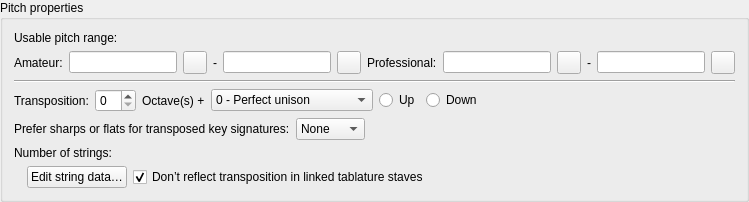
           <widget class="QGroupBox" name="groupBox_2">
            <property name="title">
             <string>Pitch properties</string>
            </property>
            <layout class="QVBoxLayout" name="verticalLayout_3">
             <item>
              <widget class="QLabel" name="labelPitchRanges">
               <property name="text">
                <string>Usable pitch range:</string>
               </property>
              </widget>
             </item>
             <item>
              <layout class="QHBoxLayout" name="hLayout_PitchRanges">
               <item>
                <widget class="QLabel" name="label_7">
                 <property name="text">
                  <string>Amateur:</string>
                 </property>
                 <property name="buddy">
                  <cstring>minPitchA</cstring>
                 </property>
                </widget>
               </item>
               <item>
                <widget class="QLineEdit" name="minPitchA">
                 <property name="maxLength">
                  <number>4</number>
                 </property>
                 <property name="readOnly">
                  <bool>true</bool>
                 </property>
                </widget>
               </item>
               <item>
                <widget class="QToolButton" name="minPitchASelect">
                 <property name="accessibleName">
                  <string>Edit</string>
                 </property>
                 <property name="text">
                  <string notr="true"/>
                 </property>
                </widget>
               </item>
               <item>
                <widget class="QLabel" name="label_9">
                 <property name="text">
                  <string notr="true">-</string>
                 </property>
                 <property name="buddy">
                  <cstring>maxPitchA</cstring>
                 </property>
                </widget>
               </item>
               <item>
                <widget class="QLineEdit" name="maxPitchA">
                 <property name="maxLength">
                  <number>4</number>
                 </property>
                 <property name="readOnly">
                  <bool>true</bool>
                 </property>
                </widget>
               </item>
               <item>
                <widget class="QToolButton" name="maxPitchASelect">
                 <property name="accessibleName">
                  <string>Edit</string>
                 </property>
                 <property name="text">
                  <string notr="true"/>
                 </property>
                </widget>
               </item>
               <item>
                <spacer name="horizontalSpacer">
                 <property name="orientation">
                  <enum>Qt::Orientation::Horizontal</enum>
                 </property>
                 <property name="sizeHint" stdset="0">
                  <size>
                   <width>0</width>
                   <height>0</height>
                  </size>
                 </property>
                </spacer>
               </item>
               <item>
                <widget class="QLabel" name="label_8">
                 <property name="text">
                  <string>Professional:</string>
                 </property>
                 <property name="buddy">
                  <cstring>minPitchP</cstring>
                 </property>
                </widget>
               </item>
               <item>
                <widget class="QLineEdit" name="minPitchP">
                 <property name="maxLength">
                  <number>4</number>
                 </property>
                 <property name="readOnly">
                  <bool>true</bool>
                 </property>
                </widget>
               </item>
               <item>
                <widget class="QToolButton" name="minPitchPSelect">
                 <property name="accessibleName">
                  <string>Edit</string>
                 </property>
                 <property name="text">
                  <string notr="true"/>
                 </property>
                </widget>
               </item>
               <item>
                <widget class="QLabel" name="label_10">
                 <property name="text">
                  <string notr="true">-</string>
                 </property>
                 <property name="buddy">
                  <cstring>maxPitchP</cstring>
                 </property>
                </widget>
               </item>
               <item>
                <widget class="QLineEdit" name="maxPitchP">
                 <property name="maxLength">
                  <number>4</number>
                 </property>
                 <property name="readOnly">
                  <bool>true</bool>
                 </property>
                </widget>
               </item>
               <item>
                <widget class="QToolButton" name="maxPitchPSelect">
                 <property name="accessibleName">
                  <string>Edit</string>
                 </property>
                 <property name="text">
                  <string notr="true"/>
                 </property>
                </widget>
               </item>
               <item>
                <spacer name="horizontalSpacer_9">
                 <property name="orientation">
                  <enum>Qt::Orientation::Horizontal</enum>
                 </property>
                 <property name="sizeHint" stdset="0">
                  <size>
                   <width>0</width>
                   <height>0</height>
                  </size>
                 </property>
                </spacer>
               </item>
              </layout>
             </item>
             <item>
              <widget class="Line" name="line">
               <property name="orientation">
                <enum>Qt::Orientation::Horizontal</enum>
               </property>
              </widget>
             </item>
             <item>
              <layout class="QVBoxLayout" name="vLayout_Transposition">
               <item>
                <layout class="QHBoxLayout" name="transp_Main">
                 <item>
                  <widget class="QLabel" name="labelTransp">
                   <property name="toolTip">
                    <string>Interval from written to sounding pitch</string>
                   </property>
                   <property name="text">
                    <string>Transposition:</string>
                   </property>
                   <property name="buddy">
                    <cstring>iList</cstring>
                   </property>
                  </widget>
                 </item>
                 <item>
                  <widget class="QSpinBox" name="octave">
                   <property name="accessibleName">
                    <string>Octave</string>
                   </property>
                   <property name="maximum">
                    <number>10</number>
                   </property>
                  </widget>
                 </item>
                 <item>
                  <widget class="QLabel" name="label_11">
                   <property name="text">
                    <string>Octave(s) +</string>
                   </property>
                   <property name="buddy">
                    <cstring>octave</cstring>
                   </property>
                  </widget>
                 </item>
                 <item>
                  <widget class="QComboBox" name="iList">
                   <property name="sizePolicy">
                    <sizepolicy hsizetype="Preferred" vsizetype="Fixed">
                     <horstretch>0</horstretch>
                     <verstretch>0</verstretch>
                    </sizepolicy>
                   </property>
                   <property name="accessibleName">
                    <string>Interval</string>
                   </property>
                   <item>
                    <property name="text">
                     <string>0 - Perfect unison</string>
                    </property>
                   </item>
                   <item>
                    <property name="text">
                     <string>1 - Augmented unison</string>
                    </property>
                   </item>
                   <item>
                    <property name="text">
                     <string>0 - Diminished second</string>
                    </property>
                   </item>
                   <item>
                    <property name="text">
                     <string>1 - Minor second</string>
                    </property>
                   </item>
                   <item>
                    <property name="text">
                     <string>2 - Major second</string>
                    </property>
                   </item>
                   <item>
                    <property name="text">
                     <string>3 - Augmented second</string>
                    </property>
                   </item>
                   <item>
                    <property name="text">
                     <string>2 - Diminished third</string>
                    </property>
                   </item>
                   <item>
                    <property name="text">
                     <string>3 - Minor third</string>
                    </property>
                   </item>
                   <item>
                    <property name="text">
                     <string>4 - Major third</string>
                    </property>
                   </item>
                   <item>
                    <property name="text">
                     <string>5 - Augmented third</string>
                    </property>
                   </item>
                   <item>
                    <property name="text">
                     <string>4 - Diminished fourth</string>
                    </property>
                   </item>
                   <item>
                    <property name="text">
                     <string>5 - Perfect fourth</string>
                    </property>
                   </item>
                   <item>
                    <property name="text">
                     <string>6 - Augmented fourth</string>
                    </property>
                   </item>
                   <item>
                    <property name="text">
                     <string>6 - Diminished fifth</string>
                    </property>
                   </item>
                   <item>
                    <property name="text">
                     <string>7 - Perfect fifth</string>
                    </property>
                   </item>
                   <item>
                    <property name="text">
                     <string>8 - Augmented fifth</string>
                    </property>
                   </item>
                   <item>
                    <property name="text">
                     <string>7 - Diminished sixth</string>
                    </property>
                   </item>
                   <item>
                    <property name="text">
                     <string>8 - Minor sixth</string>
                    </property>
                   </item>
                   <item>
                    <property name="text">
                     <string>9 - Major sixth</string>
                    </property>
                   </item>
                   <item>
                    <property name="text">
                     <string>10 - Augmented sixth</string>
                    </property>
                   </item>
                   <item>
                    <property name="text">
                     <string>9 - Diminished seventh</string>
                    </property>
                   </item>
                   <item>
                    <property name="text">
                     <string>10 - Minor seventh</string>
                    </property>
                   </item>
                   <item>
                    <property name="text">
                     <string>11 - Major seventh</string>
                    </property>
                   </item>
                   <item>
                    <property name="text">
                     <string>12 - Augmented seventh</string>
                    </property>
                   </item>
                   <item>
                    <property name="text">
                     <string>11 - Diminished octave</string>
                    </property>
                   </item>
                   <item>
                    <property name="text">
                     <string>12 - Perfect octave</string>
                    </property>
                   </item>
                  </widget>
                 </item>
                 <item>
                  <widget class="QRadioButton" name="up">
                   <property name="text">
                    <string>Up</string>
                   </property>
                  </widget>
                 </item>
                 <item>
                  <widget class="QRadioButton" name="down">
                   <property name="text">
                    <string>Down</string>
                   </property>
                  </widget>
                 </item>
                 <item>
                  <spacer name="horizontalSpacer_1">
                   <property name="orientation">
                    <enum>Qt::Orientation::Horizontal</enum>
                   </property>
                   <property name="sizeHint" stdset="0">
                    <size>
                     <width>17</width>
                     <height>18</height>
                    </size>
                   </property>
                  </spacer>
                 </item>
                </layout>
               </item>
               <item>
                <widget class="QWidget" name="transp_PreferSharpFlat" native="true">
                 <layout class="QHBoxLayout" name="transp_PreferSharpFlat_Layout">
                  <property name="spacing">
                   <number>6</number>
                  </property>
                  <property name="leftMargin">
                   <number>0</number>
                  </property>
                  <property name="topMargin">
                   <number>0</number>
                  </property>
                  <property name="rightMargin">
                   <number>0</number>
                  </property>
                  <property name="bottomMargin">
                   <number>0</number>
                  </property>
                  <item>
                   <widget class="QLabel" name="labelPreferSharpFlat">
                    <property name="text">
                     <string>Prefer sharps or flats for transposed key signatures:</string>
                    </property>
                    <property name="buddy">
                     <cstring>preferSharpFlat</cstring>
                    </property>
                   </widget>
                  </item>
                  <item>
                   <widget class="QComboBox" name="preferSharpFlat">
                    <item>
                     <property name="text">
                      <string>None</string>
                     </property>
                    </item>
                    <item>
                     <property name="text">
                      <string>Sharps</string>
                     </property>
                    </item>
                    <item>
                     <property name="text">
                      <string>Flats</string>
                     </property>
                    </item>
                    <item>
                     <property name="text">
                      <string>Auto</string>
                     </property>
                    </item>
                   </widget>
                  </item>
                  <item>
                   <spacer name="horizontalSpacer_7">
                    <property name="orientation">
                     <enum>Qt::Orientation::Horizontal</enum>
                    </property>
                    <property name="sizeHint" stdset="0">
                     <size>
                      <width>40</width>
                      <height>20</height>
                     </size>
                    </property>
                   </spacer>
                  </item>
                 </layout>
                </widget>
               </item>
              </layout>
             </item>
             <item>
              <widget class="QLabel" name="labelNumOfStrings">
               <property name="text">
                <string>Number of strings:</string>
               </property>
               <property name="buddy">
                <cstring>numOfStrings</cstring>
               </property>
              </widget>
             </item>
             <item>
              <layout class="QHBoxLayout" name="horizontalLayout_3">
               <property name="bottomMargin">
                <number>0</number>
               </property>
               <item>
                <widget class="QLabel" name="numOfStrings">
                 <property name="buddy">
                  <cstring>editStringData</cstring>
                 </property>
                </widget>
               </item>
               <item>
                <widget class="QPushButton" name="editStringData">
                 <property name="text">
                  <string>Edit string data…</string>
                 </property>
                </widget>
               </item>
               <item>
                <widget class="QCheckBox" name="noReflectTranspositionInLinkedTab">
                 <property name="text">
                  <string>Don’t reflect transposition in linked tablature staves</string>
                 </property>
                 <property name="checked">
                  <bool>true</bool>
                 </property>
                </widget>
               </item>
               <item>
                <spacer name="horizontalSpacer_2">
                 <property name="orientation">
                  <enum>Qt::Orientation::Horizontal</enum>
                 </property>
                 <property name="sizeHint" stdset="0">
                  <size>
                   <width>40</width>
                   <height>20</height>
                  </size>
                 </property>
                </spacer>
               </item>
              </layout>
             </item>
            </layout>
           </widget>
